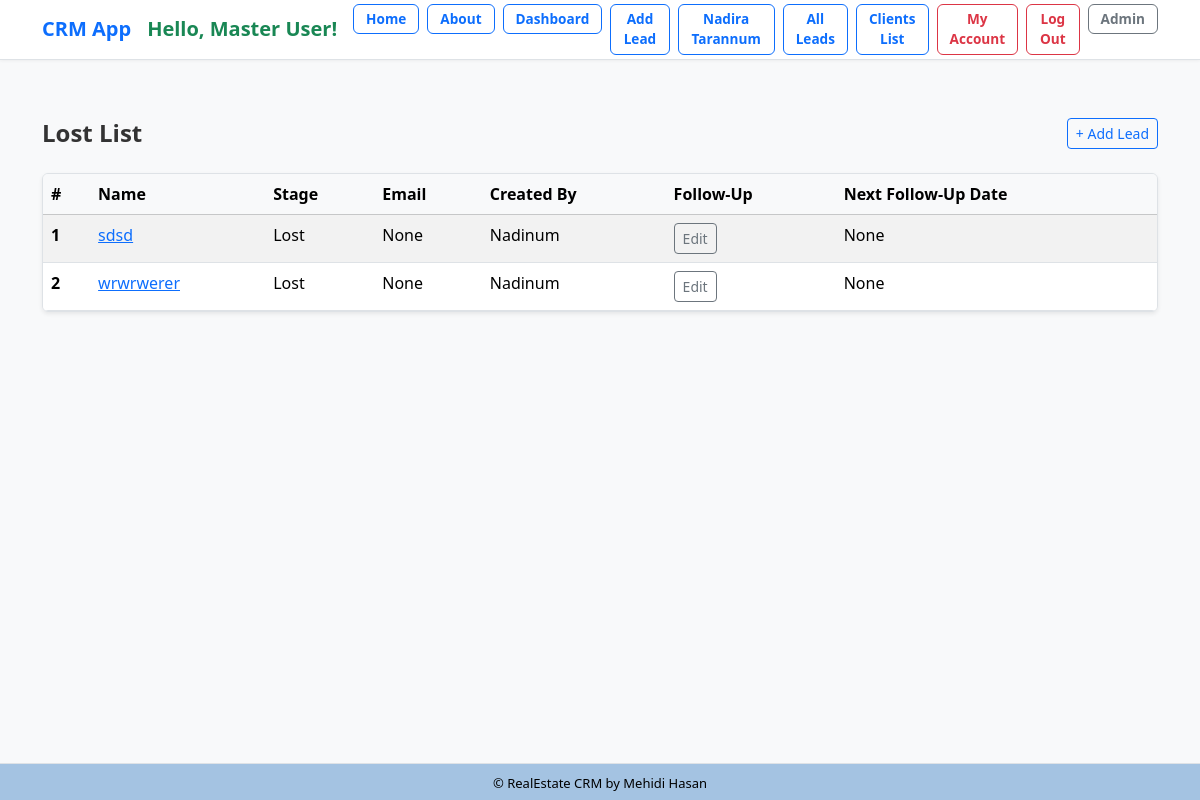
Screenshot of /leads/lost/ (signed in) with the database file from the repository.
### lead/models.py (models this page shows, shortened)
class Lead(models.Model):
    LEAD_STAGE_CHOICES = (
        ('lead', 'Lead'),
        ('prospect', 'Prospect'),
        ('high_prospect', 'High Prospect'),
        ('sold_onboard', 'Sold/On-board'),
        ('hold', 'Hold'),
        ('lost', 'Lost'),
        ('junk', 'Junk'),
    )
    PROFESSION_CHOICES = (
        ('doctor', 'Doctor'),
        ('artist', 'Artist'),
        ('engineer', 'Engineer'),
        ('teacher', 'Teacher'),
        ('student', 'Student'),
        ('other', 'Other'),
    )
    PROJECT_CHOICES = (
        ('grand', 'Grand'),
        ('majestic', 'Majestic'),
        ('skyvilla', 'Skyvilla'),
        ('maxus', 'Maxus'),
        ('other', 'Other'),
    )
    PROPERTY_STATUS_CHOICES = (
        ('ready', 'Ready'),
        ('initial', 'Initial'),
        ('going', 'Going'),
    )
    PREFERRED_LOCATION_CHOICES = (
        ('banani', 'Banani'),
        ('gulshan', 'Gulshan'),
        ('badda', 'Badda'),
        ('dhanmondi', 'Dhanmondi'),
        ('other', 'Other'),
    )
    COMPANY_CHOICES = (
        ('rupayanhousing', 'Rupayan Housing'),
        ('rupayancityuttara', 'Rupayan City Uttara'),
        ('other', 'Other'),
    )
    INTERESTED_PROJECT_BUILDING_CHOICES = (
        ('grand-building-12', 'Grand Building 12'),
        ('majestic-building-5', 'Majestic Building 5'),
        ('skyvilla-building-3', 'Skyvilla Building 3'),
        ('maxus-building-8', 'Maxus Building 8'),
        ('other', 'Other'),
    )
    UNIT_SIZE_CHOICES = (
        ('2000-2500', '2000-2500 sqft'),
        ('200-300', '200-300 sqft'),
        ('300-400', '300-400 sqft'),
        ('2500-3000', '2500-3000 sqft'),
        ('3000-3500', '3000-3500 sqft'),
        ('3500-4000', '3500-4000 sqft'),
        ('4000+', '4000+ sqft'),
        ('other', 'Other'),
    )
    PREFERENCE_FLOOR = (
        ('1st', '1st Floor'),
        ('2nd', '2nd Floor'),
        ('3rd', '3rd Floor'),
        ('4th', '4th Floor'),
        ('5th', '5th Floor'),
        ('6th', '6th Floor'),
        ('7th', '7th Floor'),
        ('8th', '8th Floor'),
        ('9th', '9th Floor'),
        ('10th', '10th Floor'),
        ('11th', '11th Floor'),
        ('12th', '12th Floor'),
        ('13th', '13th Floor'),
        ('14th', '14th Floor'),
        ('15th', '15th Floor'),
    )
    FACING_CHOICES = (
        ('east', 'East'),
        ('west', 'West'),
        ('north', 'North'),
        ('south', 'South'),
        ('north-east', 'North-East'),
        ('north-west', 'North-West'),
        ('south-east', 'South-East'),
        ('south-west', 'South-West'),
        ('other', 'Other'),
    )
    VIEW_CHOICES = (
        ('road', 'Road'),
        ('park', 'Park'),
        ('lake', 'Lake'),
        ('city', 'City'),
        ('other', 'Other'),
    )
    BUDGET_CHOICES = (
        ('less-than-50-lakh', 'Less than 50 Lakh'),
        ('less-than-1-crore', 'Less than 1 Crore'),
        ('1-crore-to-2-crore', '1 Crore to 2 Crore'),
        ('2-crore-to-3-crore', '2 Crore to 3 Crore'),
        ('3-crore-to-4-crore', '3 Crore to 4 Crore'),
        ('4-crore-to-5-crore', '4 Crore to 5 Crore'),
        ('more-than-5-crore', 'More than 5 Crore'),
        ('other', 'Other'),
    )
    LEAD_SOURCE_CHOICES = (
        ('sgl', 'SGL'),
        ('walkin', 'Walk-in'),
        ('other', 'Other'),
    )
    SUB_SOURCE_CHOICES = (
        ('ownsource', 'Own Source'),
        ('referral', 'Referral'),
        ('doorto-door', 'Door to Door'),
        ('social-media', 'Social Media'),
        ('online-advertisement', 'Online Advertisement'),
        ('other', 'Other'),
    )
    TEAM_LEADER_CHOICES = (
        ('iktadul', 'Iktadul'),
        ('salman', 'Salman'),
        ('other', 'Other'),
    )
    FOLLOWUP_STATUS_CHOICES = (
        ('call', 'Call'),
        ('email', 'Email'),
        ('int Meeting', 'Int Meeting'),
        ('Ext Meeting', 'Ext Meeting'),
        ('project visit', 'Project Visit'),
        ('sold', 'Sold'),
        ('onboard', 'On-board'),
        ('junk', 'Junk'),
    )
    name = models.CharField("Name", max_length=50)
    team = models.ForeignKey(Team, on_delete=models.CASCADE, null=True, blank=True)
    phone = models.CharField(
    "Phone",
        max_length=11,
        unique=True,
        validators=[
            RegexValidator(
                regex=r'^\d{11}$',
                message='Phone number must contain only numbers.',
                code='invalid_phone'
            )
        ]
    )
    present_address = models.CharField("Present Address", max_length=20, choices=PREFERRED_LOCATION_CHOICES, blank=True, null=True)
    primaryemail = models.EmailField("Primary Email", blank=True, null=True)
    secondaryemail = models.EmailField("Secondary Email", blank=True, null=True)
    profession = models.CharField("Profession", max_length=20, choices=PROFESSION_CHOICES, blank=True, null=True)
    resident = models.CharField("Resident", max_length=100, blank=True, null=True)
    notes = models.TextField("Notes", blank=True, null=True)
    projecttype = models.CharField("Project Type", max_length=20, choices=PROJECT_CHOICES, blank=True, null=True)
    projectstatus = models.CharField("Project Status", max_length=20, choices=PROPERTY_STATUS_CHOICES, default='ready', blank=True, null=True)
    preferred_location = models.CharField("Preferred Location", max_length=20, choices=PREFERRED_LOCATION_CHOICES, blank=True, null=True)
    company = models.CharField("Company", max_length=20, choices=COMPANY_CHOICES, default="rupayancityuttara", null=True)
    interested_project_building = models.CharField("Interested Project Building", max_length=30, choices=INTERESTED_PROJECT_BUILDING_CHOICES, blank=True, null=True)
    unit_size = models.CharField("Unit Size", max_length=20, choices=UNIT_SIZE_CHOICES, blank=True, null=True)
    preference_floor = models.CharField("Preference Floor", max_length=20, choices=PREFERENCE_FLOOR, blank=True, null=True)
    facing = models.CharField("Facing", max_length=20, choices=FACING_CHOICES, blank=True, null=True)
    view = models.CharField("View", max_length=20, choices=VIEW_CHOICES, blank=True, null=True)
    budget = models.CharField("Budget", max_length=20, choices=BUDGET_CHOICES, blank=True, null=True)
    leadsource = models.CharField("Lead Source", max_length=20, choices=LEAD_SOURCE_CHOICES, default='sgl', blank=True, null=True)
    subsource = models.CharField("Sub Source", max_length=20, choices=SUB_SOURCE_CHOICES, default='ownsource',blank=True, null=True)
    teamleader = models.CharField("Team Leader", max_length=20, choices=TEAM_LEADER_CHOICES, default='iktadul',blank=True, null=True)
    description = models.TextField("Description", blank=True, null=True)
    converted_to_client = models.BooleanField("Converted to Client", default=False)
    created_by = models.ForeignKey(User, related_name='leads', on_delete=models.CASCADE)
    created_at = models.DateTimeField("Created At", auto_now_add=True)
    modified_at = models.DateTimeField("Modified At", auto_now=True)
    followup_by = models.CharField("Follow Up By", max_length=50, choices=FOLLOWUP_STATUS_CHOICES, blank=True, null=True)
    lead_status = models.CharField("Lead Status", max_length=20, choices=LEAD_STAGE_CHOICES, default="lead", null=True)
    next_followup_by = models.CharField(max_length=20, choices=FOLLOWUP_STATUS_CHOICES, blank=True, null=True)
    next_followup_date = models.DateField("Next Follow Up Date", blank=True, null=True)
    modified_at = models.DateTimeField(auto_now=True)
    unique_id = models.CharField(max_length=255, unique=True, blank=True, null=True)

### dashboard/views.py (the view)
# urls.py: path('leads/lost/', views.lost_leads, name='lost_leads'),
@login_required
def lost_leads(request):
    if request.user.is_superuser:
        leads = Lead.objects.filter( lead_status='lost')
    else:
        leads = Lead.objects.filter( created_by=request.user, lead_status='lost')
    total_lost_leads = leads.count()
    return render(request, 'dashboard/lost_leads.html', {
        'leads': leads,
        'total_lost_leads': total_lost_leads,
    })

### dashboard/templates/dashboard/lost_leads.html (shortened to what this page needs)
{% extends 'crm/base.html' %}
{% block content %}
<div class="d-flex justify-content-between align-items-center mb-4">
    <h1 class="h4 fw-semibold mb-0">Lost List</h1>
    <a class="btn btn-outline-primary btn-sm" href="{% url 'lead:addlead' %}">+ Add Lead</a>
</div>
{% if leads %}
    <div class="table-responsive shadow-sm rounded border">
        <table class="table table-hover table-striped mb-0">
            <thead class="table-light">
                <tr>
                    <th scope="col">#</th>
                    <th scope="col">Name</th>
                    <th scope="col">Stage</th>
                    <th scope="col">Email</th>
                    <th scope="col">Created By</th>
                    <th scope="col">Follow-Up</th>
                    <th scope="col" > Next Follow-Up Date</th>
                </tr>
            </thead>
            <tbody>
                {% for lead in leads %}
                    <tr>
                        <th scope="row">{{ forloop.counter }}</th>
                        <td><a href="{% url 'lead:lead_change_history' lead.id %}">{{ lead.name }}</a></td>
                        <td>{{ lead.get_lead_status_display }}</td>
                        <td>{{ lead.primaryemail }}</td>
                        <td>{{ lead.created_by }}</td>
                        <td> <a href="{% url 'edit_leads' lead.id %}?redirect_to=lost_leads" class="btn btn-sm btn-outline-secondary">Edit</a></td>
                        <td>{{ lead.next_followup_date }}</td>
                    </tr>
                {% endfor %}
            </tbody>
        </table>
    </div>
{% else %}
    <div class="alert alert-light border text-center" role="alert">
        No leads found.
    </div>
{% endif %}
{% endblock %}

### crm/templates/crm/base.html (shortened to what this page needs)
{% load static %}
<!DOCTYPE html>
<html lang="en">
<head>
  <link href="https://cdn.jsdelivr.net/npm/bootstrap@5.3.3/dist/css/bootstrap.min.css" rel="stylesheet">
  <link rel="stylesheet" type="text/css" href="{% static 'css/styles.css' %}">
</head>
<body>
  <nav class="navbar navbar-expand-lg navbar-light bg-white border-bottom py-1 fixed-top" >
    <div class="container">
<a class="navbar-brand fw-bold text-primary d-flex align-items-center" href="{% url 'index' %}">
  <span class="me-3">CRM App</span>
  {% if request.user.is_authenticated %}
    {% if user.first_name or user.last_name %}
      <span class="text-success fw-bold">
        Hello, {{ user.first_name }} {{ user.last_name }}!
      </span>
    {% else %}
      <span class="text-success fw-bold">Hello!</span>
    {% endif %}
  {% endif %}
</a>
      <div class="collapse navbar-collapse justify-content-end" id="navbarContent">
        <ul class="navbar-nav gap-2">
          <li class="nav-item">
            <a class="btn btn-outline-primary fw-bold  btn-sm" href="{% url 'index' %}">Home</a>
          </li>
          <li class="nav-item">
            <a class="btn btn-outline-primary fw-bold btn-sm" href="{% url 'about' %}">About</a>
          </li>
          {% if request.user.is_authenticated %}
            <li class="nav-item">
              <a class="btn btn-outline-primary fw-bold btn-sm" href="{% url 'dashboard' %}">Dashboard</a>
            </li>
            <li class="nav-item">
              <a class="btn btn-outline-primary fw-bold btn-sm" href="{% url 'lead:addlead' %}">Add Lead</a>
            </li>
            {% if request.user.username == "CRM" or request.user.username == "Nadira" %}
              <li class="nav-item">
                <a class="btn btn-outline-primary fw-bold btn-sm" href="{% url 'nadira' %}">Nadira Tarannum</a>
              </li>
            {% endif %}
            <li class="nav-item">
              <a class="btn btn-outline-primary fw-bold btn-sm" href="{% url 'lead:leads_list' %}">All Leads</a>
            </li>
            <li class="nav-item">
              <a class="btn btn-outline-primary fw-bold btn-sm" href="{% url 'client_list' %}">Clients List</a>
            </li>
            <li class="nav-item">
              <a class="btn btn-outline-danger fw-bold btn-sm" href="{% url 'myaccount' %}">My Account</a>
            </li>
            <li>
              <a href="{% url 'logout' %}" class="btn btn-outline-danger fw-bold btn-sm">
            Log Out
          </a>
            </li>
            <li class="nav-item">
              <a class="btn btn-outline-secondary fw-bold btn-sm" href="{% url 'admin:index' %}">Admin</a>
            </li>
          {% endif %}
        </ul>
      </div>
    </div>
  </nav>
  <div class="container mt-5 position-relative overflow-hidden" style="min-height: 60vh; z-index: 0;">
    {% block content %}{% endblock %}
  </div>
<footer class="text-center fixed-bottom" style="background-color: #a4c3e2; padding: 6px 0; border-top: 1px solid #dee2e6;">
  <div class="container">
    <span style="color: #000; font-size: 13px;">&copy; {{ now|date:"Y" }} RealEstate CRM by Mehidi Hasan</span>
  </div>
</footer>
</body>
</html>

### crm/static/css/styles.css (style rules this page uses)
body { font-family: "Segoe UI", Roboto, sans-serif; background-color: #f8f9fa; }
.navbar { box-shadow: 0 1px 3px rgba(0, 0, 0, 0.05); }
.navbar .btn { padding: 4px 12px; font-size: 0.85rem; border-radius: 0.375rem; }
.container h1, .container h3 { color: #333; }
.table thead th { position: sticky; top: 0; background-color: #f8f9fa; z-index: 10; }

### crm/templates/crm/base.html (style rules this page uses)
body { padding-top: 70px; padding-bottom: 60px; }

### rows the page displays
Lead: name "sdsd", lead_status "Lost", primaryemail "None", created_by "Nadinum", next_followup_date "None"
Lead: name "wrwrwerer", lead_status "Lost", primaryemail "None", created_by "Nadinum", next_followup_date "None"

### other values shown
{{ user.first_name }} "Master"
{{ user.last_name }} "User"
